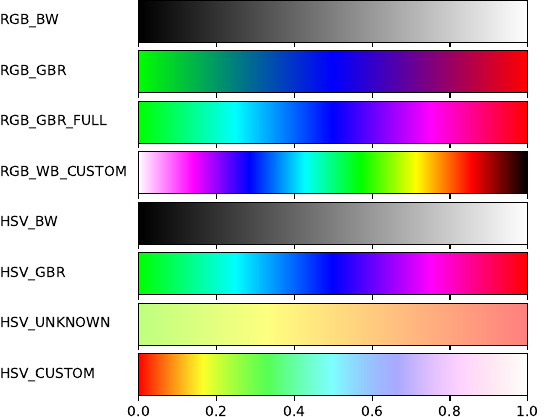

Write the Python code that produced this figure.
from typing import *

import matplotlib
import matplotlib.pyplot as plt
from matplotlib import rc
import numpy
import numpy as np
from matplotlib import colors

# region [Typing]
Color = Tuple[float, float, float]
RgbColor = Color
HsvColor = Color
# endregion

# region [Matplotlib Customization]
rc('legend', fontsize=10)
# endregion

# region [Utils]
def hsv2rgb(color: HsvColor) -> RgbColor:
  (h, s, v) = color

  i = int(h * 6)
  f = (h * 6) - i
  p, q, t = v * (1 - s), v * (1 - s * f), v * (1 - s * (1 - f))
  i %= 6
  if i == 0: return (v, t, p)
  if i == 1: return (q, v, p)
  if i == 2: return (p, v, t)
  if i == 3: return (p, q, v)
  if i == 4: return (t, p, v)
  if i == 5: return (v, p, q)

def foreach(iterable: Iterable, function: Callable):
  [*map(lambda x: function(*x), iterable)]
# endregion

coloring: Dict[str, RgbColor] = {
  'white': (1, 1, 1),
  'black': (0, 0, 0),
  'red': (1, 0, 0),
  'green': (0, 1, 0),
  'blue': (0, 0, 1),
  'teal': (0, 1, 1),
  'magenta': (1, 0, 1),
  'yellow': (1, 1, 0),
}

class RgbGradient(object):
  @staticmethod
  def bw(value) -> RgbColor:
    return RgbGradient.gradient(value, list(map(coloring.__getitem__, ('black', 'white'))))

  @staticmethod
  def gbr_partial(value) -> RgbColor:
    return RgbGradient.gradient(value, list(map(coloring.__getitem__, ('green', 'blue', 'red'))))

  @staticmethod
  def gbr_full(value) -> RgbColor:
    spectrum = list(map(coloring.__getitem__, ('green', 'teal', 'blue', 'magenta', 'red')))
    return RgbGradient.gradient(value, spectrum)

  @staticmethod
  def custom(value) -> RgbColor:
    spectrum = list(map(coloring.__getitem__, ('white', 'magenta', 'blue', 'teal', 'green', 'yellow', 'red', 'black')))
    return RgbGradient.gradient(value, spectrum)

  @classmethod
  def gradient(cls, value, colors: Tuple[RgbColor, ...]) -> RgbColor:
    size = len(colors)
    for i in range(size - 1):
      min = (size - i - 2) / (size - 1)
      if (value > min):
        max = (size - i - 1) / (size - 1)
        (first, second) = colors[size - i - 2:size - i]
        return cls.interpolate_colors(first, second, weight=np.interp(value, (min, max), (0, 1)))

  @staticmethod
  def interpolate(first: float, second: float, fraction: float) -> RgbColor:
    return (second - first) * fraction + first

  @classmethod
  def interpolate_colors(cls, first: RgbColor, second: RgbColor, weight: float) -> RgbColor:
    (r1, g1, b1) = first
    (r2, g2, b2) = second
    return (cls.interpolate(r1, r2, weight), cls.interpolate(g1, g2, weight), cls.interpolate(b1, b2, weight))

class HsvGradient(object):
  @staticmethod
  def bw(value: float) -> HsvColor:
    return hsv2rgb((0, 0, value))

  @staticmethod
  def gbr(value: float) -> HsvColor:
    return hsv2rgb((np.interp(value, (0, 1), (1 / 3, 1)), 1, 1))

  @staticmethod
  def unknown(value: float) -> HsvColor:
    return hsv2rgb((np.interp(1 - value, (0, 1), (0, 1 / 4)), 0.5, 1))

  @staticmethod
  def custom(value: float) -> HsvColor:
    return hsv2rgb((value, 1 - value, 1))

def plot_gradients(gradients: Dict[str, Callable[[Color], Color]]):
  def assign_name(axes: plt.Axes, name: str):
    (_, x2, *_) = axes.get_position().bounds
    figure.text(0, x2 + .05, name, va='center', ha='left', fontsize=10)

  def create_gradient_image(gradient_fn: Callable[[float], Color]) -> np.ndarray:
    def assign_color(index: int, value: float): gradient[:, index] = gradient_fn(value)

    gradient = np.zeros((2, 1024, 3))
    foreach(enumerate(np.linspace(0, 1, 1024)), assign_color)
    return gradient

  def plot_gradient(axes: plt.Axes, gradient: np.ndarray):
    image = axes.imshow(gradient, aspect='auto')
    image.set_extent([0, 1, 0, 1])
    axes.yaxis.set_visible(False)

  column_width_pt = 400
  pt_per_inch = 72
  size = column_width_pt / pt_per_inch

  (figure, axes) = plt.subplots(nrows=len(gradients), sharex=True, figsize=(size, 0.75 * size))
  figure.subplots_adjust(top=1.00, bottom=0.05, left=0.25, right=0.95)

  foreach(zip(axes, map(create_gradient_image, gradients.values())), plot_gradient)
  foreach(zip(axes, list(gradients)), assign_name)

  figure.savefig('gradients.pdf')

plot_gradients({
  'RGB_BW': RgbGradient.bw,
  'RGB_GBR': RgbGradient.gbr_partial,
  'RGB_GBR_FULL': RgbGradient.gbr_full,
  'RGB_WB_CUSTOM': RgbGradient.custom,
  'HSV_BW': HsvGradient.bw,
  'HSV_GBR': HsvGradient.gbr,
  'HSV_UNKNOWN': HsvGradient.unknown,
  'HSV_CUSTOM': HsvGradient.custom,
})
